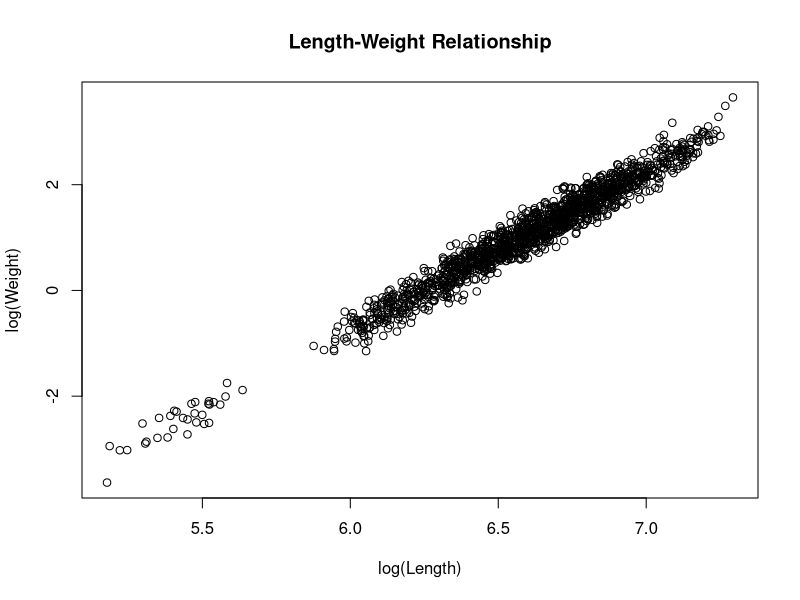
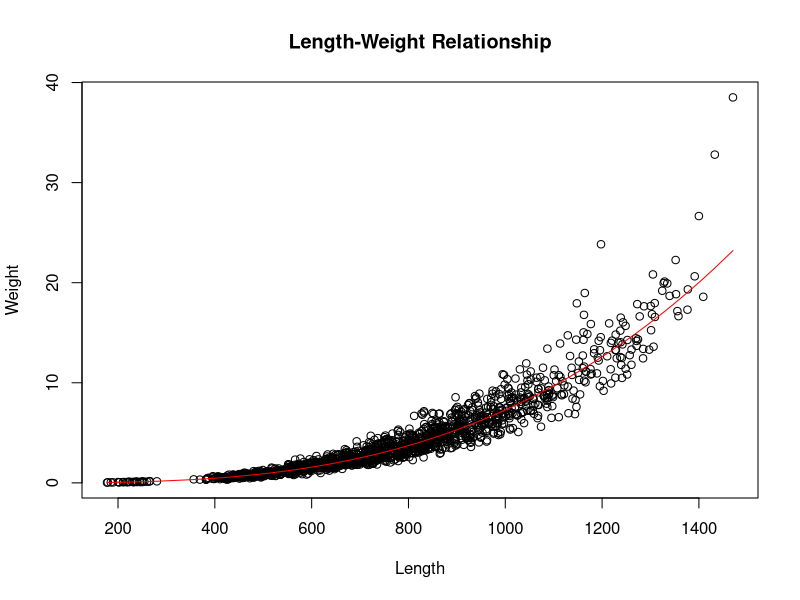
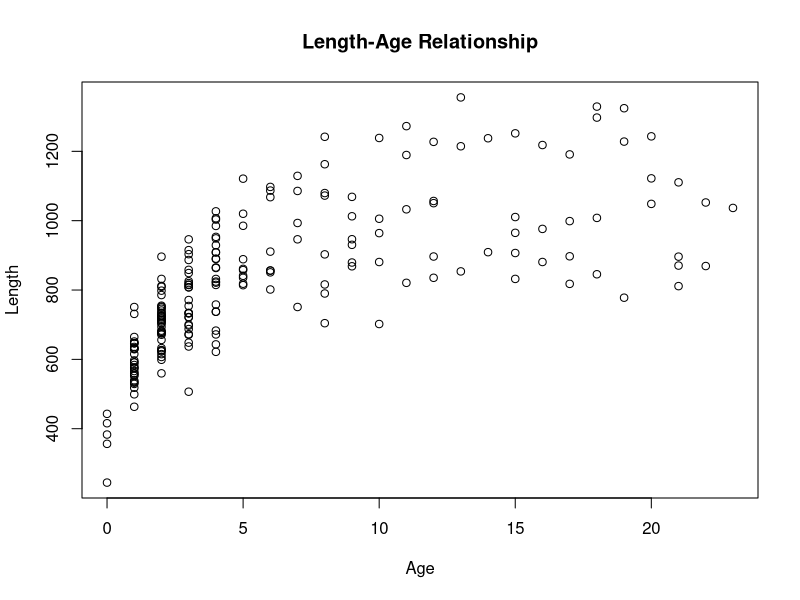
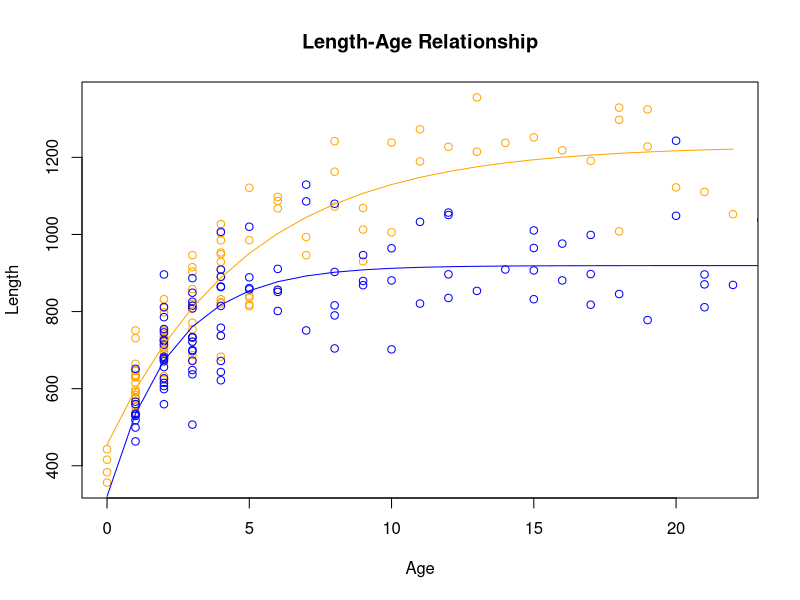
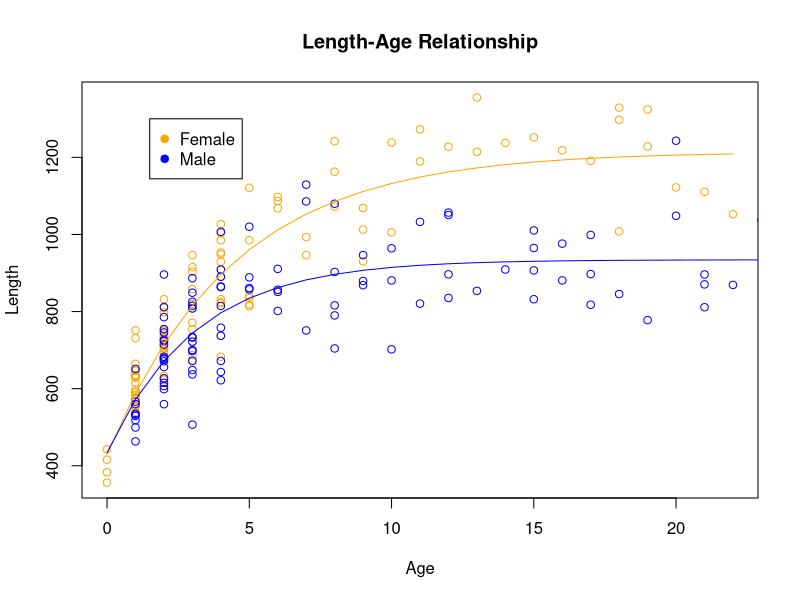
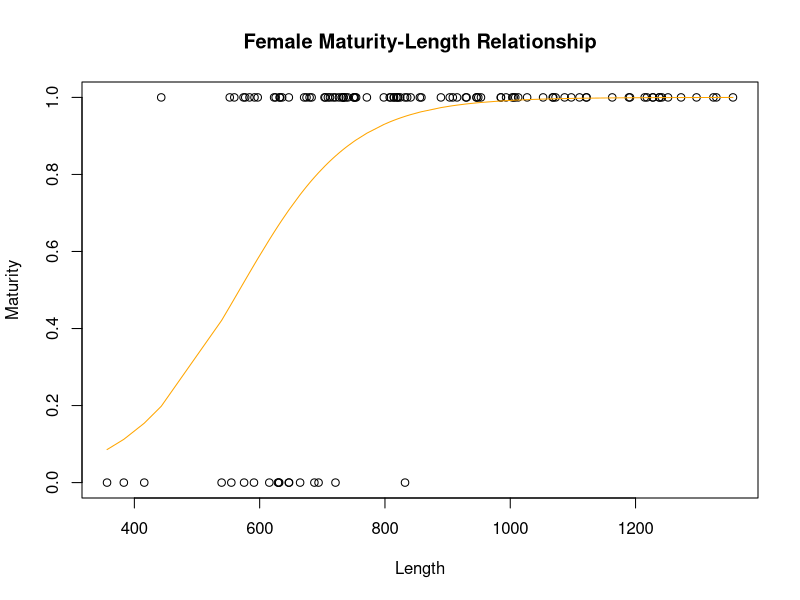
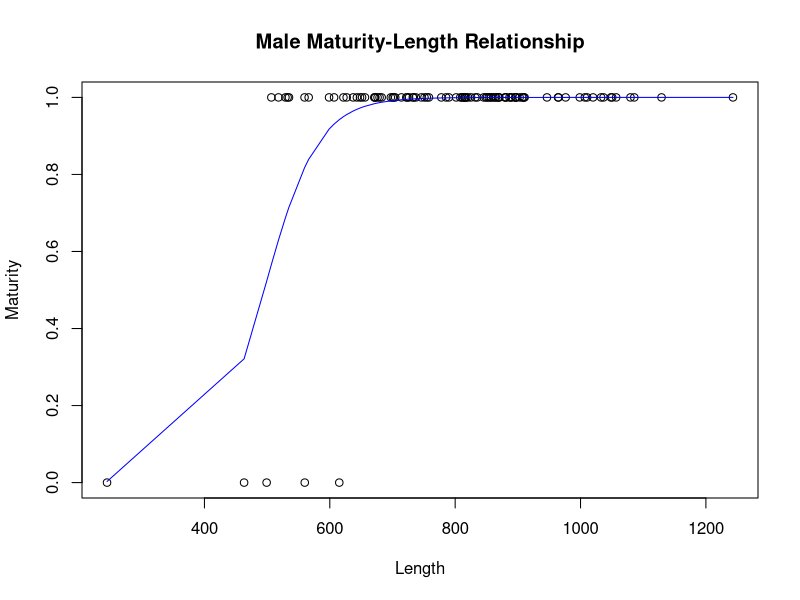

Write R code to recreate these figures, in order.
## ---- chunk 1
setwd("/workspaces/schooling/population_dynamics/final/") 
data <- read.table("data/King_Mackerel_sim-1.csv", header=T, sep=",") 
data$Age <- as.numeric(data$Age)
head(data)
## ---- chunk 2
data$lTL <- log(data$TL)
data$lWt <- log(data$Wt)
## ---- chunk 3
plot(
    data$lTL, 
    data$lWt, 
    xlab="log(Length)", 
    ylab="log(Weight)", 
    main="Length-Weight Relationship"
)
## ---- chunk 4
(fit <- lm(lWt ~ lTL, data=data))
## ---- chunk 5
a <- exp(coef(fit)[1])
b <- coef(fit)[2]
c(a, b)
## ---- chunk 6
data$predWt <- a * data$TL^b
plot(
    data$TL, 
    data$Wt, 
    xlab="Length", 
    ylab="Weight", 
    main="Length-Weight Relationship"
)
lines(data$TL[order(data$TL)], data$predWt[order(data$TL)], col="red")
## ---- chunk 7
filtered_data <- na.omit(data)
head(filtered_data)
## ---- chunk 8
plot(
    filtered_data$Age, 
    filtered_data$TL, 
    xlab="Age", 
    ylab="Length", 
    main="Length-Age Relationship"
)
## ---- chunk 9
predict_length <- function(yearsold, Linf, vbk, tknot) {
  pred_tl <- Linf * (1 - exp(-vbk * (yearsold - tknot)))
  return(pred_tl)
}

get_likelihood <- function(yearsold, tl, Linf, vbk, tknot, sig) {
  pred_tl <- predict_length(yearsold, Linf, vbk, tknot)
  NLL <- -1 * sum(dnorm(tl, pred_tl, sig, log=T), na.rm=T)
  return(NLL)
}
## ---- chunk 10
map_columns <- function(v, cols) {
    c <- rep(0, 8)
    i <- 0
    for (col in cols) {
        i <- i + 1
        if (endsWith(col, 'Linf')) {
            j <- 1
        } else if (endsWith(col, 'vbk')) {
            j <- 3
        } else if (endsWith(col, 'tknot')) {
            j <- 5
        } else {
            j <- 7
        }

        if (startsWith(col, 'f_')) {
            c[j] <- v[i]
        } else if (startsWith(col, 'm_')) {
            c[j+1] <- v[i]
        } else {
            c[j] <- v[i]
            c[j+1] <- v[i]
        }
    }
    return(c)
}

map_columns(c(1, 3, 2, 3, 4), c('m_Linf', 'f_Linf', 'vbk', 'tknot', 'sig'))
## ---- chunk 11
male_data <- filtered_data[filtered_data$Sex == 'M',]
female_data <- filtered_data[filtered_data$Sex == 'F',]
## ---- chunk 12
do_likelihood_fit <- function(v, cols, runs) {
  objective <- function(v) {
    c <- map_columns(v, cols)

    f_Linf <- exp(c[1])
    f_vbk <- c[3]
    f_tknot <- c[5]
    f_sig <- exp(c[7])

    m_Linf <- exp(c[2])
    m_vbk <- c[4]
    m_tknot <- c[6]
    m_sig <- exp(c[8])

    f_NLL <- get_likelihood(female_data$Age, female_data$TL, f_Linf, f_vbk, f_tknot, f_sig)
    m_NLL <- get_likelihood(male_data$Age, male_data$TL, m_Linf, m_vbk, m_tknot, m_sig)

    NLL <- f_NLL + m_NLL
    return(NLL)
  }

  for (i in 1:runs) {
    fit <- optim(v, objective, hessian=T)
    v <- fit$par
  }
  return(fit)
}

summarize_aic <- function(fit, cols) {
  dof <- length(cols)
  nll <- fit$value
  aic <- 2*nll + 2*dof
  row <- c(paste(cols, collapse=','), dof, nll, aic)
  return(row)
}
## ---- chunk 13
v <- c(
  6.7, 0.2, -1.5,  3.7,
  6.9,  0.2, -1.2,  4.1
) 
cols <- c(
  'f_Linf', 'f_vbk', 'f_tknot', 'f_sig',
  'm_Linf', 'm_vbk', 'm_tknot', 'm_sig'
)
(fit <- do_likelihood_fit(v, cols, 25))
(all_free <- summarize_aic(fit, cols))
## ---- chunk 14
plot(
    female_data$Age, 
    female_data$TL, 
    xlab="Age", 
    ylab="Length", 
    main="Length-Age Relationship",
    col="orange"
)
points(
    male_data$Age, 
    male_data$TL, 
    xlab="Age", 
    ylab="Length", 
    col="blue"
)
lines(
    female_data$Age[order(female_data$Age)], 
    predict_length(
        female_data$Age[order(female_data$Age)], 
        exp(fit$par[1]), 
        fit$par[2], 
        fit$par[3]
    ), 
    col="orange"
)
lines(
    male_data$Age[order(male_data$Age)], 
    predict_length(
        male_data$Age[order(male_data$Age)], 
        exp(fit$par[5]), 
        fit$par[6], 
        fit$par[7]
    ), 
    col="blue"
)
## ---- chunk 15
v <- c(
  6.7, 0.2, -1.5,  3.7,
  0.2, -1.2,  4.1
) 
cols <- c(
  'Linf', 'f_vbk', 'f_tknot', 'f_sig',
  'm_vbk', 'm_tknot', 'm_sig'
)
(fit <- do_likelihood_fit(v, cols, 25))
(Linf_shared <- summarize_aic(fit, cols))
## ---- chunk 16
v <- c(
  6.7, 0.2, -1.5,  3.7,
  6.9,  -1.2,  4.1
) 
cols <- c(
  'f_Linf', 'vbk', 'f_tknot', 'f_sig',
  'm_Linf', 'm_tknot', 'm_sig'
)
(fit <- do_likelihood_fit(v, cols, 25))
(vbk_shared <- summarize_aic(fit, cols))
## ---- chunk 17
v <- c(
  6.7, 0.2, -1.5,  3.7,
  6.9,  0.2, 4.1
) 
cols <- c(
  'f_Linf', 'f_vbk', 'tknot', 'f_sig',
  'm_Linf', 'm_vbk', 'm_sig'
)
(fit <- do_likelihood_fit(v, cols, 25))
(tknot_shared <- summarize_aic(fit, cols))
## ---- chunk 18
v <- c(
  6.7, 0.2, -1.5,  3.7,
  6.9,  0.2, -1.2
) 
cols <- c(
  'f_Linf', 'f_vbk', 'f_tknot', 'sig',
  'm_Linf', 'm_vbk', 'm_tknot'
)
(fit <- do_likelihood_fit(v, cols, 25))
(sig_shared <- summarize_aic(fit, cols))
## ---- chunk 19
v <- c(
  6.7, 0.2, -1.5,  3.7
) 
cols <- c(
  'Linf', 'vbk', 'tknot', 'sig'
)
(fit <- do_likelihood_fit(v, cols, 25))
(all_shared <- summarize_aic(fit, cols))
## ---- chunk 20
v <- c(
  6.7, 0.2, -1.5,  3.7,
  6.9,  0.2
) 
cols <- c(
  'f_Linf', 'f_vbk', 'tknot', 'sig',
  'm_Linf', 'm_vbk'
)
(fit <- do_likelihood_fit(v, cols, 25))
(sig_and_tknot_shared <- summarize_aic(fit, cols))
## ---- chunk 21
aic_table <- data.frame(rbind(
    all_free,
    all_shared,
    Linf_shared,
    vbk_shared,
    tknot_shared,
    sig_shared,
    sig_and_tknot_shared
))
colnames(aic_table) <- c('cols', 'dof', 'nll', 'aic')

aic_table$aic <- as.numeric(aic_table$aic)
aic_table$delta <- aic_table$aic - min(aic_table$aic)
(aic_table <- aic_table[order(aic_table$delta),])
## ---- chunk 22
v <- c(
  6.7, 0.2, -1.5,  3.7,
  6.9,  0.2
) 
cols <- c(
  'f_Linf', 'f_vbk', 'tknot', 'sig',
  'm_Linf', 'm_vbk'
)
(fit <- do_likelihood_fit(v, cols, 25))
(sig_and_tknot_shared <- summarize_aic(fit, cols))
## ---- chunk 23
stderr <- sqrt(diag(solve(fit$hessian)))
stderr

ALPHA <- 0.05
P_L95 <- (fit$par - qnorm(1-(ALPHA/2)) * stderr)
P_MEAN <- fit$par
P_U95 <- (fit$par + qnorm(1-(ALPHA/2)) * stderr)
P_U95[1] <- exp(P_U95[1])
P_MEAN[1] <- exp(P_MEAN[1])
P_L95[1] <- exp(P_L95[1])
P_U95[4] <- exp(P_U95[4])
P_MEAN[4] <- exp(P_MEAN[4])
P_L95[4] <- exp(P_L95[4])
P_U95[5] <- exp(P_U95[5])
P_MEAN[5] <- exp(P_MEAN[5])
P_L95[5] <- exp(P_L95[5])
## ---- chunk 24
tab <- rbind(P_L95, P_MEAN, P_U95)
colnames(tab) <- c('f_Linf', 'f_K', 't0', 'sigma', 'm_Linf', 'm_K')
tab
## ---- chunk 25
plot(
    female_data$Age, 
    female_data$TL, 
    xlab="Age", 
    ylab="Length", 
    main="Length-Age Relationship",
    col="orange"
)
points(
    male_data$Age, 
    male_data$TL, 
    xlab="Age", 
    ylab="Length", 
    col="blue"
)
lines(
    female_data$Age[order(female_data$Age)], 
    predict_length(
        female_data$Age[order(female_data$Age)], 
        exp(fit$par[1]), 
        fit$par[2], 
        fit$par[3]
    ), 
    col="orange"
)
lines(
    male_data$Age[order(male_data$Age)], 
    predict_length(
        male_data$Age[order(male_data$Age)], 
        exp(fit$par[5]), 
        fit$par[6], 
        fit$par[3]
    ), 
    col="blue"
)
legend(x=1.5, y=1300, pch=19, legend=c("Female", "Male"), col=c("orange", "blue"))
## ---- chunk 26
get_nll <- function(theta) {
    f_lmat50 <- theta[1]
    f_sig <- theta[2]
    m_lmat50 <- theta[3]
    m_sig <- theta[4]

    prob_mat_female <- 1 / (1 + exp(-(female_data$TL - f_lmat50) / f_sig))
    prob_mat_male <- 1 / (1 + exp(-(male_data$TL - m_lmat50) / m_sig))
    nll_female <- -1*sum(dbinom(female_data$Mat, size=1, prob=prob_mat_female, log=T))
    nll_male <- -1*sum(dbinom(male_data$Mat, size=1, prob=prob_mat_male, log=T))
    return(nll_female + nll_male)
}
## ---- chunk 27
subset_theta <- function(theta, params_to_fit) {
    input <- c()
    for (i in 1:length(params_to_fit)) {
        input <- append(input, theta[params_to_fit[i]])
    }
    return(input)
}

update_theta <- function(theta, input, params_to_fit, index_to_share) {
    v = theta
    for (i in 1:length(params_to_fit)) {
        v[params_to_fit[i]] <- input[i]
    }
    for (i in 1:length(v)) {
        if (!(i %in% params_to_fit)) {
            v[i] <- v[index_to_share[i]]
        }
    }
    return(v)
}

do_fit <- function(theta, params_to_fit, index_to_share) {

    fun <- function(input) {
        v = update_theta(theta, input, params_to_fit, index_to_share)
        return(get_nll(v))
    }

    input <- subset_theta(theta, params_to_fit)
    for (i in 1:10) {
        fit <- optim(input, fun, hessian=T)
        input <- fit$par
    }
    theta <- update_theta(theta, input, params_to_fit, index_to_share)
    return(theta)
}

get_aic <- function(theta, params_to_fit) {
    nll <- get_nll(theta)
    k <- length(params_to_fit)
    aic <- 2*k + 2*nll
    return(c(nll, k, aic))
}
## ---- chunk 28

starting_guess <- c(200, 20, 200, 20)
index_to_share <- c(3, 4, 1, 2)
row_names <- c()
col_names <- c("f_lmat50", "f_sig", "m_lmat50", "m_sig", "nll", "params", "AIC")

params_to_fit <- c(1, 2, 3)
theta <- do_fit(starting_guess, params_to_fit, index_to_share)
aic_info <- get_aic(theta, params_to_fit)
row1 <- c(theta, aic_info)
row_names <- append(row_names, "L(h)sig(.)")

params_to_fit <- c(1, 2, 4)
theta <- do_fit(starting_guess, params_to_fit, index_to_share)
aic_info <- get_aic(theta, params_to_fit)
row2 <- c(theta, aic_info)
row_names <- append(row_names, "L(.)sig(h)")

params_to_fit <- c(1, 2)
theta <- do_fit(starting_guess, params_to_fit, index_to_share)
aic_info <- get_aic(theta, params_to_fit)
row3 <- c(theta, aic_info)
row_names <- append(row_names, "L(.)sig(.)")

params_to_fit <- c(1, 2, 3, 4)
theta <- do_fit(starting_guess, params_to_fit, index_to_share)
aic_info <- get_aic(theta, params_to_fit)
row4 <- c(theta, aic_info)
row_names <- append(row_names, "L(h)sig(h)")
## ---- chunk 29
results <- rbind(row1, row2, row3, row4)
colnames(results) <- col_names
rownames(results) <- row_names
results <- data.frame(results)

results <- results[order(results$AIC),]
results$delta_aic <- results$AIC - results$AIC[1]
results
## ---- chunk 30
theta <- results[2, 1:4]
for (i in 1:10) {
    fit <- optim(theta, get_nll, hessian=T)
    theta <- fit$par
}
theta
## ---- chunk 31
stderr <- sqrt(diag(solve(fit$hessian)))
stderr

ALPHA <- 0.05
P_L95 <- (fit$par - qnorm(1-(ALPHA/2)) * stderr)
P_MEAN <- fit$par
P_U95 <- (fit$par + qnorm(1-(ALPHA/2)) * stderr)

tab <- rbind(P_L95, P_MEAN, P_U95)
colnames(tab) <- c('f_lmat50', 'f_sig', 'm_lmat50', 'm_sig')
tab
## ---- chunk 32
plot(
    female_data$TL,
    female_data$Mat,
    xlab="Length",
    ylab="Maturity",
    main="Female Maturity-Length Relationship",
)
lines(
    female_data$TL[order(female_data$TL)],
    1 / (1 + exp(-(female_data$TL[order(female_data$TL)] - fit$par[1]) / fit$par[2])),
    col="orange"
)
## ---- chunk 33
plot(
    male_data$TL,
    male_data$Mat,
    xlab="Length",
    ylab="Maturity",
    main="Male Maturity-Length Relationship",
)
lines(
    male_data$TL[order(male_data$TL)],
    1 / (1 + exp(-(male_data$TL[order(male_data$TL)] - fit$par[3]) / fit$par[4])),
    col="blue"
)
